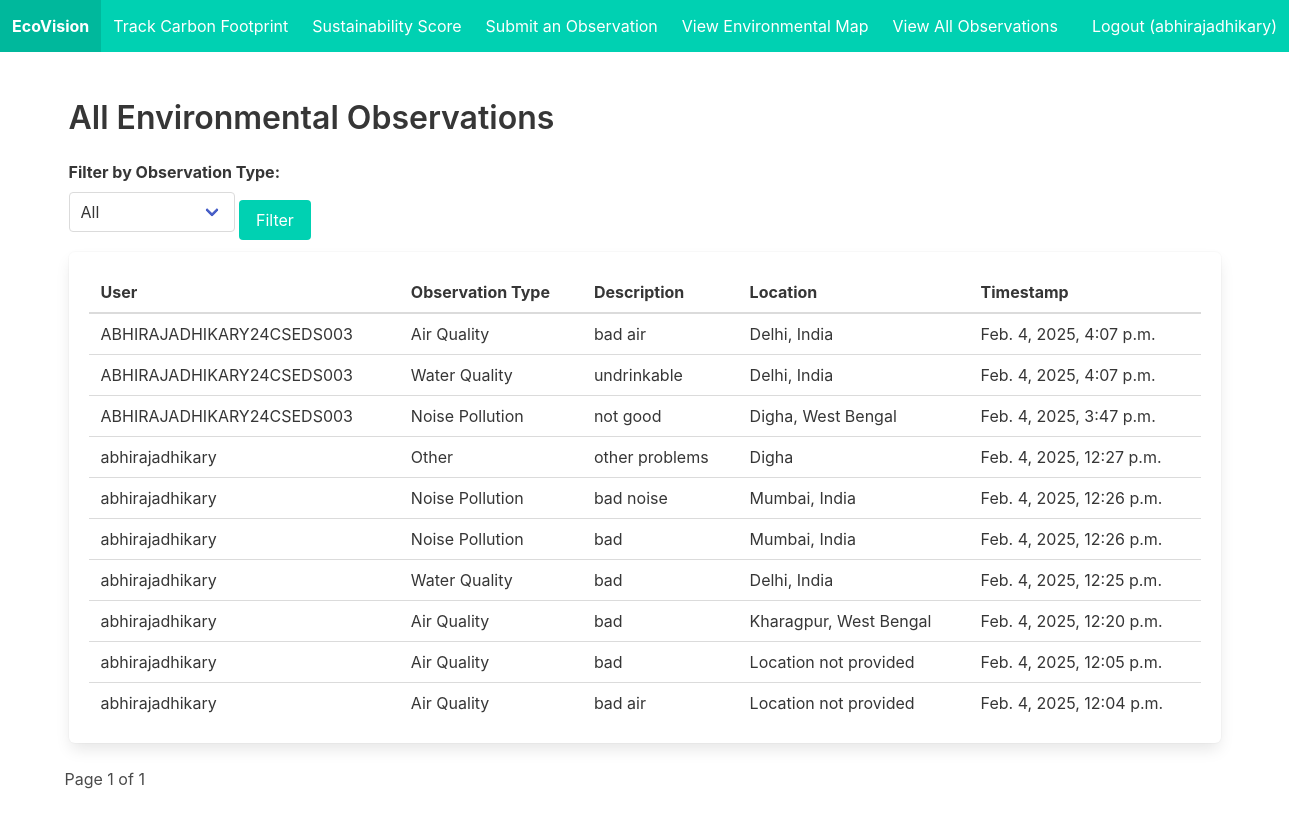
Screenshot of /all-observations/ (signed in) with the database file from the repository.
### climate_tracker/models.py (models this page shows, shortened)
class EnvironmentalObservation(models.Model):
    OBSERVATION_TYPES = [
        ('air_quality', 'Air Quality'),
        ('water_quality', 'Water Quality'),
        ('noise_pollution', 'Noise Pollution'),
        ('other', 'Other'),
    ]
    user = models.ForeignKey(User, on_delete=models.CASCADE)
    observation_type = models.CharField(max_length=50, choices=OBSERVATION_TYPES)
    description = models.TextField(blank=True, null=True)
    location = models.CharField(max_length=255, blank=True, null=True)  # User-provided location
    latitude = models.FloatField(null=True, blank=True)  # Automatically generated
    longitude = models.FloatField(null=True, blank=True)  # Automatically generated
    timestamp = models.DateTimeField(auto_now_add=True)
    photo = models.ImageField(upload_to='observations/', blank=True, null=True)

### climate_tracker/views.py (the view)
# urls.py: path('all-observations/', views.all_observations, name='all_observations'),
def all_observations(request):
    observations = EnvironmentalObservation.objects.all().order_by('-timestamp')
    observation_type = request.GET.get('type', None)
    if observation_type:
        observations = observations.filter(observation_type=observation_type)
    paginator = Paginator(observations, 10)
    page_number = request.GET.get('page')
    page_obj = paginator.get_page(page_number)
    return render(request, 'all_observations.html', {'page_obj': page_obj})

### climate_tracker/templates/all_observations.html (shortened to what this page needs)
{% extends "base.html" %}
{% block content %}
<h1 class="title">All Environmental Observations</h1>
<div class="field">
    <label class="label">Filter by Observation Type:</label>
    <div class="control">
        <form method="get">
            <div class="select">
                <select name="type">
                    <option value="">All</option>
                </select>
            </div>
            <button class="button is-primary mt-2" type="submit">Filter</button>
        </form>
    </div>
</div>
<div class="box">
    {% if page_obj %}
        <table class="table is-fullwidth">
            <thead>
                <tr>
                    <th>User</th>
                    <th>Observation Type</th>
                    <th>Description</th>
                    <th>Location</th>
                    <th>Timestamp</th>
                </tr>
            </thead>
            <tbody>
                {% for obs in page_obj %}
                    <tr>
                        <td>{{ obs.user.username }}</td>
                        <td>{{ obs.get_observation_type_display }}</td>
                        <td>{{ obs.description|default:"No description provided" }}</td>
                        <td>{{ obs.location|default:"Location not provided" }}</td>
                        <td>{{ obs.timestamp }}</td>
                    </tr>
                {% endfor %}
            </tbody>
        </table>
    {% else %}
        <p>No observations found.</p>
    {% endif %}
</div>
<div class="pagination">
    <span class="step-links">
        <span class="current">
            Page {{ page_obj.number }} of {{ page_obj.paginator.num_pages }}
        </span>
    </span>
</div>
{% endblock %}

### climate_tracker/templates/base.html (shortened to what this page needs)
<!DOCTYPE html>
<html lang="en">
<head>
    <link rel="stylesheet" href="https://cdn.jsdelivr.net/npm/bulma@0.9.4/css/bulma.min.css">
</head>
<body>
    <nav class="navbar is-primary" role="navigation" aria-label="main navigation">
        <div class="navbar-brand">
            <a class="navbar-item" href="{% url 'home' %}">
                <strong>EcoVision</strong>
            </a>
        </div>
        <div class="navbar-menu">
            <div class="navbar-start">
                <a class="navbar-item" href="{% url 'track_carbon' %}">Track Carbon Footprint</a>
                <a class="navbar-item" href="{% url 'calculate_sustainability' %}">Sustainability Score</a>
                <a class="navbar-item" href="{% url 'submit_observation' %}" class="button is-warning">Submit an Observation</a>
                <a class="navbar-item" href="{% url 'map_view' %}" class="button is-link">View Environmental Map</a>
                <a class="navbar-item" href="{% url 'all_observations' %}">View All Observations</a>
            </div>
            <div class="navbar-end">
                {% if user.is_authenticated %}
                    <a class="navbar-item" href="{% url 'logout' %}">Logout ({{ user.username }})</a>
                {% else %}
                    <a class="navbar-item" href="{% url 'login' %}">Login</a>
                    <a class="navbar-item" href="{% url 'register' %}">Register</a>
                {% endif %}
            </div>
        </div>
    </nav>
    <section class="section">
        <div class="container">
            {% block content %}
            {% endblock %}
        </div>
    </section>
</body>
</html>

### rows the page displays
EnvironmentalObservation: user.username "ABHIRAJADHIKARY24CSEDS003", observation_type "Air Quality", description "bad air", location "Delhi, India", timestamp "Feb. 4, 2025, 4:07 p.m."
EnvironmentalObservation: user.username "ABHIRAJADHIKARY24CSEDS003", observation_type "Water Quality", description "undrinkable", location "Delhi, India", timestamp "Feb. 4, 2025, 4:07 p.m."
EnvironmentalObservation: user.username "ABHIRAJADHIKARY24CSEDS003", observation_type "Noise Pollution", description "not good", location "Digha, West Bengal", timestamp "Feb. 4, 2025, 3:47 p.m."
EnvironmentalObservation: user.username "abhirajadhikary", observation_type "Other", description "other problems", location "Digha", timestamp "Feb. 4, 2025, 12:27 p.m."
EnvironmentalObservation: user.username "abhirajadhikary", observation_type "Noise Pollution", description "bad noise", location "Mumbai, India", timestamp "Feb. 4, 2025, 12:26 p.m."
EnvironmentalObservation: user.username "abhirajadhikary", observation_type "Noise Pollution", description "bad", location "Mumbai, India", timestamp "Feb. 4, 2025, 12:26 p.m."
EnvironmentalObservation: user.username "abhirajadhikary", observation_type "Water Quality", description "bad", location "Delhi, India", timestamp "Feb. 4, 2025, 12:25 p.m."
EnvironmentalObservation: user.username "abhirajadhikary", observation_type "Air Quality", description "bad", location "Kharagpur, West Bengal", timestamp "Feb. 4, 2025, 12:20 p.m."
EnvironmentalObservation: user.username "abhirajadhikary", observation_type "Air Quality", description "bad", location "Location not provided", timestamp "Feb. 4, 2025, 12:05 p.m."
EnvironmentalObservation: user.username "abhirajadhikary", observation_type "Air Quality", description "bad air", location "Location not provided", timestamp "Feb. 4, 2025, 12:04 p.m."

### other values shown
{{ user.username }} "abhirajadhikary"
{{ page_obj.number }} "1"
{{ page_obj.paginator.num_pages }} "1"
